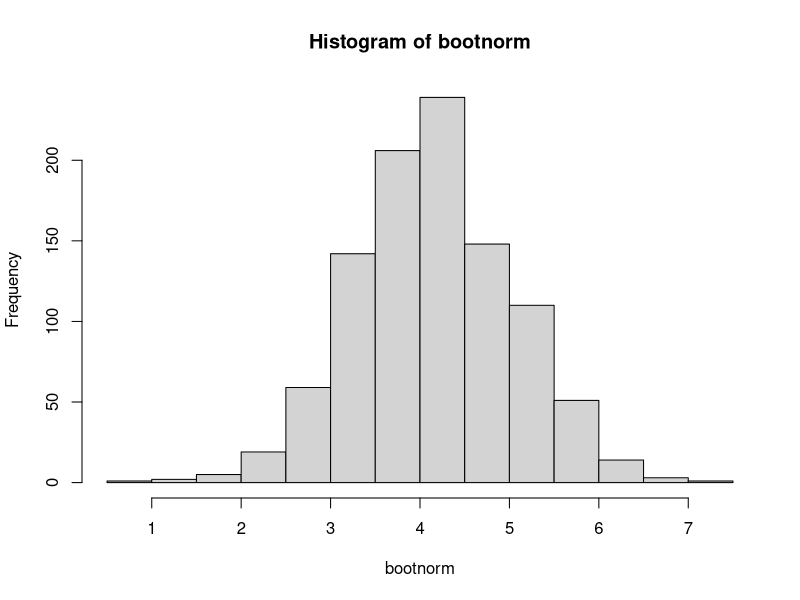
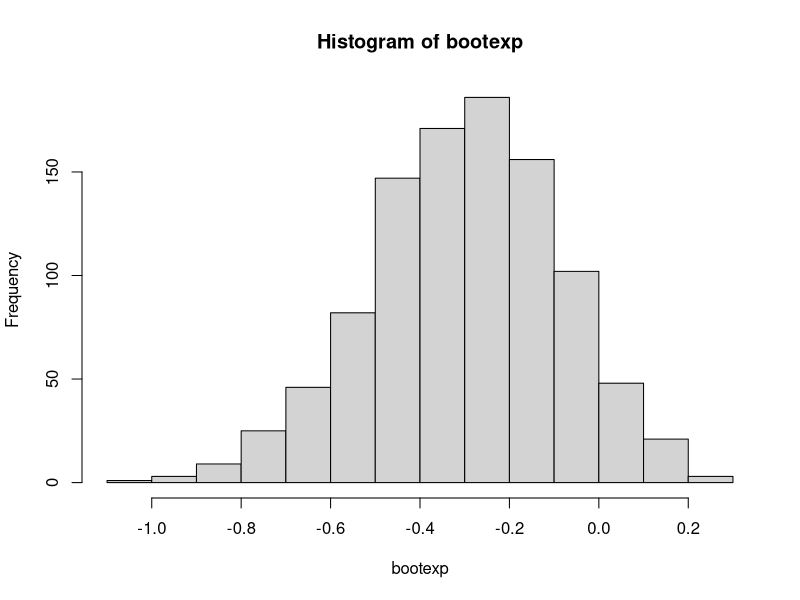

Write R code to recreate these figures, in order.
## ---- chunk 1
x<-rnorm(50,22,5)
y<-rnorm(40,20,4)
xbar <- mean(x)
ybar <- mean(y)
meandiff <- xbar- ybar
## ---- chunk 2
xbar
ybar
meandiff
## ---- chunk 3
bootnorm<-numeric(1000) #initialize bootnorm vector to have 1000 spots in it. # Run loop 1000 times
for (i in 1:1000){
bootsample1 <- sample(x, size=length(x), replace=T)
bootsample2 <- sample(y, size=length(y), replace=T)
bootmean = mean(bootsample1) - mean(bootsample2) # the mean difference between two samples
bootnorm[i] <- bootmean # put 1000 mean difference from the boot samples into bootnorm
}
## ---- chunk 4
mean(bootnorm) # This value should be close to meandiff
hist(bootnorm) # histogram of bootnorm
## ---- chunk 5
xexp<-rexp(50)
yexp<-rexp(40)
xexpbar <- mean(xexp)
yexpbar <- mean(yexp)
meanexpdiff <- xexpbar- yexpbar
## ---- chunk 6
meanexpdiff
## ---- chunk 7
bootexp<-numeric(1000) #initialize bootnorm vector to have 1000 spots in it. 
# Run loop 1000 times
for (i in 1:1000){
bootexpsample1 <- sample(xexp, size=length(xexp), replace=T)
bootexpsample2 <- sample(yexp, size=length(yexp), replace=T)
bootexpmean = mean(bootexpsample1) - mean(bootexpsample2) # the mean difference between two samples
bootexp[i] <- bootexpmean # put 1000 mean difference from the boot samples into bootexp
}
## ---- chunk 8
mean(bootexp) # This value should be close to meanexpdiff
hist(bootexp) # histogram of bootexp
